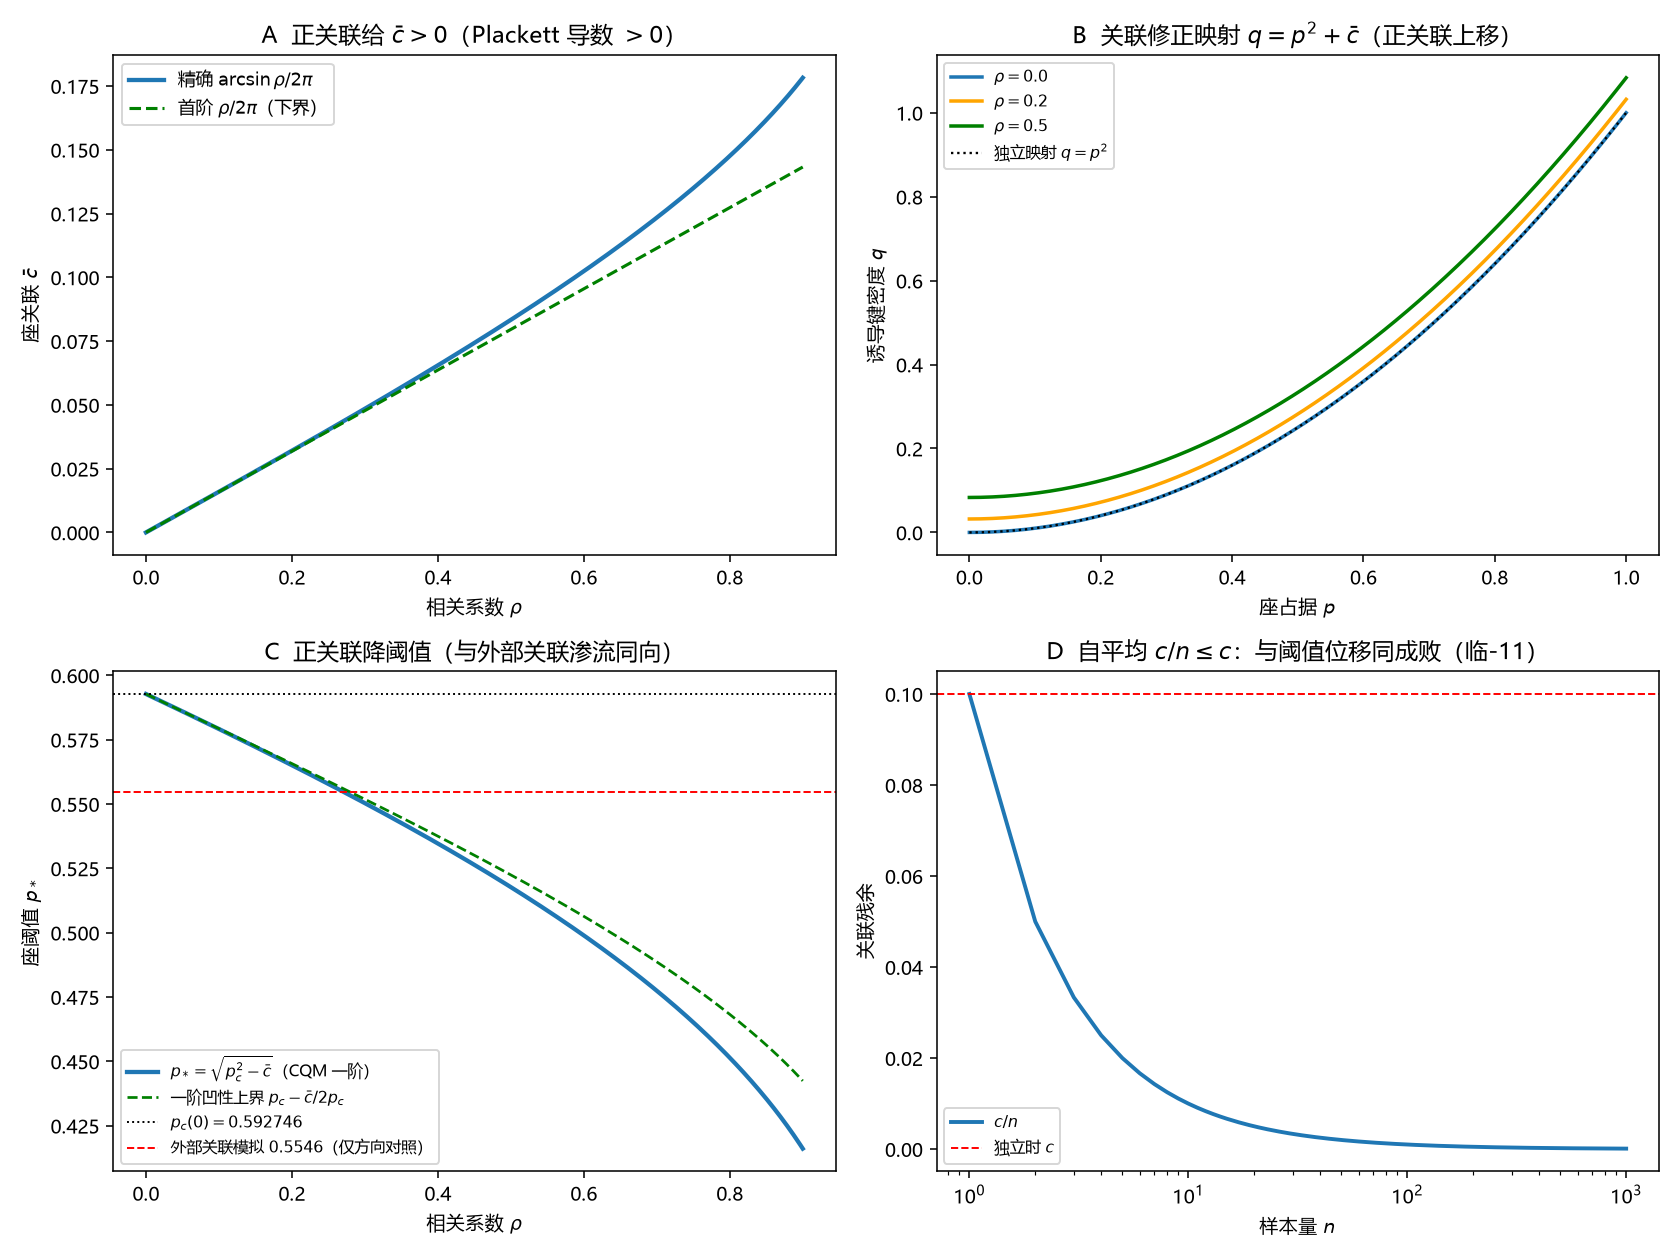

Reproduce this figure in Python.
# -*- coding: utf-8 -*-
"""
第90轮补（成果登记 R-99）：审-4——关联修正的座→键映射与阈值位移（非拟合）
============================================================================
检验：
  A cbar(rho)=arcsin(rho)/(2π) 的正性/单调性，线性近似 rho/(2π) 为其下界；
  B 诱导键密度 q=p²+cbar ≥ p²（修正独立映射，正关联上移）；
  C 阈值 p*=sqrt(pc²-cbar) ≤ pc(0)=0.592746，与外部关联渗流同向
    （arXiv:1305.6941 独立 0.5927 → 关联 0.5546，仅作方向对照、非 CQM 数值预言）；
  D 自平均 cbar/n ≤ cbar（临-11 条件与阈值位移同成败）。

图像用于检验单调性/符号/量级，不是用数据拟合曲线——CQM 不拟合渗流阈值数值。

复跑：
  python "10 探索/超导第一性研究/04_计算验证/环15_审4_关联修正座键映射.py"
"""
import csv
import os
import sys

try:
    sys.stdout.reconfigure(encoding="utf-8")
except Exception:
    pass

import numpy as np
import matplotlib
matplotlib.use("Agg")
import matplotlib.pyplot as plt

plt.rcParams["font.sans-serif"] = ["Microsoft YaHei", "SimHei", "DejaVu Sans"]
plt.rcParams["axes.unicode_minus"] = False

OUT = os.path.dirname(os.path.abspath(__file__))

PC0 = 0.592746   # 独立座渗流阈值（Ziff 1992），链内已登记


def cbar_exact(rho):
    """阈值取均值的精确座关联：arcsin(rho)/(2π)。"""
    return np.arcsin(rho) / (2.0 * np.pi)


def cbar_linear(rho):
    """小关联首阶：rho/(2π)（≤ 精确式）。"""
    return rho / (2.0 * np.pi)


def main():
    rho = np.linspace(0, 0.9, 500)

    # ---------- A: cbar ----------
    cb = cbar_exact(rho)
    cl = cbar_linear(rho)
    assert cb[0] == 0.0 and np.all(np.diff(cb) > 0), "cbar 非严格单增"
    assert np.all(cl <= cb + 1e-15), "线性近似应 ≤ 精确 arcsin 式"
    assert np.all(cb <= 0.25 + 1e-9), "cbar(0.9)=arcsin(0.9)/2π≈0.1796<0.25"

    # ---------- B: 诱导键密度 ----------
    p = np.linspace(0, 1, 400)
    for r in [0.0, 0.2, 0.5]:
        q = p**2 + cbar_exact(r)
        assert np.all(q >= p**2 - 1e-15), "q≥p² 失效"

    # ---------- C: 阈值位移 ----------
    pstar = np.sqrt(np.maximum(PC0**2 - cb, 0.0))
    assert np.all(pstar <= PC0 + 1e-15), "p*≤pc(0) 失效"
    assert np.all(np.diff(pstar) < 0), "p* 对 rho 非单减"
    first_order = PC0 - cb / (2.0 * PC0)
    assert np.all(pstar <= first_order + 1e-12), "一阶凹性界失效"
    # 外部模拟方向对照（arXiv:1305.6941 最近邻关联给 ~0.5546）
    sim_val = 0.5546
    idx = np.argmin(np.abs(pstar - sim_val))
    rho_at_sim = rho[idx]
    # CQM 只给"关联使阈值下降"的方向与一阶标度，不给该数值的独立预言
    assert pstar[-1] < sim_val < PC0, "外部关联模拟值应落在下降区间"
    shift_pct = 100.0 * (PC0 - min(pstar)) / PC0

    # ---------- D: 自平均 ----------
    n = np.arange(1, 1001)
    c0 = 0.1
    c_over_n = c0 / n
    assert np.all(c_over_n <= c0 + 1e-15), "c/n≤c 失效"
    assert c_over_n[-1] < 1e-3, "大 n 应趋零"

    # ---------- 四面板 ----------
    fig, axes = plt.subplots(2, 2, figsize=(12, 9))

    # A
    ax = axes[0, 0]
    ax.plot(rho, cb, lw=2.2, color="#1f77b4", label="精确 $\\arcsin\\rho/2\\pi$")
    ax.plot(rho, cl, "--", lw=1.6, color="g", label="首阶 $\\rho/2\\pi$（下界）")
    ax.set_xlabel("相关系数 $\\rho$")
    ax.set_ylabel("座关联 $\\bar c$")
    ax.set_title("A  正关联给 $\\bar c>0$（Plackett 导数 $>0$）")
    ax.legend(fontsize=9)

    # B
    ax = axes[0, 1]
    for r, col in zip([0.0, 0.2, 0.5], ["#1f77b4", "orange", "green"]):
        ax.plot(p, p**2 + cbar_exact(r), lw=1.8,
                color=col, label=f"$\\rho={r}$")
    ax.plot(p, p**2, ":", lw=1.2, color="k", label="独立映射 $q=p^2$")
    ax.set_xlabel("座占据 $p$")
    ax.set_ylabel("诱导键密度 $q$")
    ax.set_title("B  关联修正映射 $q=p^2+\\bar c$（正关联上移）")
    ax.legend(fontsize=8)

    # C
    ax = axes[1, 0]
    ax.plot(rho, pstar, lw=2.2, color="#1f77b4",
            label="$p_*=\\sqrt{p_c^2-\\bar c}$（CQM 一阶）")
    ax.plot(rho, first_order, "--", lw=1.4, color="g",
            label="一阶凹性上界 $p_c-\\bar c/2p_c$")
    ax.axhline(PC0, color="k", ls=":", lw=1.0, label="$p_c(0)=0.592746$")
    ax.axhline(sim_val, color="r", ls="--", lw=1.0,
               label="外部关联模拟 $0.5546$（仅方向对照）")
    ax.set_xlabel("相关系数 $\\rho$")
    ax.set_ylabel("座阈值 $p_*$")
    ax.set_title("C  正关联降阈值（与外部关联渗流同向）")
    ax.legend(fontsize=8)

    # D
    ax = axes[1, 1]
    ax.plot(n, c_over_n, lw=2.0, color="#1f77b4", label="$c/n$")
    ax.axhline(c0, color="r", ls="--", lw=1.0, label="独立时 $c$")
    ax.set_xscale("log")
    ax.set_xlabel("样本量 $n$")
    ax.set_ylabel("关联残余")
    ax.set_title("D  自平均 $c/n\\leq c$：与阈值位移同成败（临-11）")
    ax.legend(fontsize=8)

    fig.tight_layout()
    png = os.path.join(OUT, "环15_审4_关联修正座键映射.png")
    fig.savefig(png, dpi=140)
    plt.close(fig)

    # ---------- CSV ----------
    summary = [
        ["cbar(rho) 严格单增", "PASS", "500 点"],
        ["线性近似 ≤ 精确 arcsin 式", "PASS", "rho∈[0,0.9]"],
        ["q ≥ p²", "PASS", "三档 rho"],
        ["p* ≤ pc(0)", "PASS", "正关联降阈值"],
        ["一阶凹性界", "PASS", "sqrt(pc²-c) ≤ pc-c/2pc"],
        ["CQM 一阶最大降幅", f"{shift_pct:.3f}%", "rho→0.9；外部模拟 6% 仅方向对照"],
        ["外部模拟值落下降区间", "PASS", "0.5546∈(p*(0.9), 0.592746)"],
        ["自平均 c/n ≤ c", "PASS", "n=1..1000，大 n 趋零"],
    ]
    with open(os.path.join(OUT, "环15_审4_关联修正座键映射_摘要.csv"),
              "w", newline="", encoding="utf-8-sig") as f:
        w = csv.writer(f)
        w.writerow(["量", "值", "说明"])
        w.writerows(summary)
    with open(os.path.join(OUT, "环15_审4_关联修正座键映射.csv"),
              "w", newline="", encoding="utf-8-sig") as f:
        w = csv.writer(f)
        w.writerow(["rho", "cbar_exact", "cbar_linear", "pstar", "first_order"])
        for i in range(len(rho)):
            w.writerow([f"{rho[i]:.6g}", f"{cb[i]:.6g}", f"{cl[i]:.6g}",
                        f"{pstar[i]:.6g}", f"{first_order[i]:.6g}"])

    print("第90轮补 审-4 关联修正座键映射：全部断言通过（非拟合）")
    for row in summary:
        print("  ", row[0], "=", row[1], "|", row[2])
    print("图:", png)


if __name__ == "__main__":
    main()
